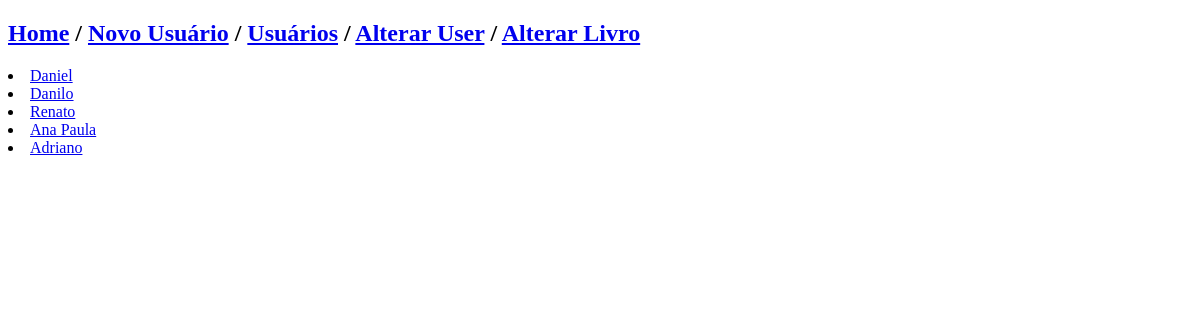
Before: /showusers with the older database file.
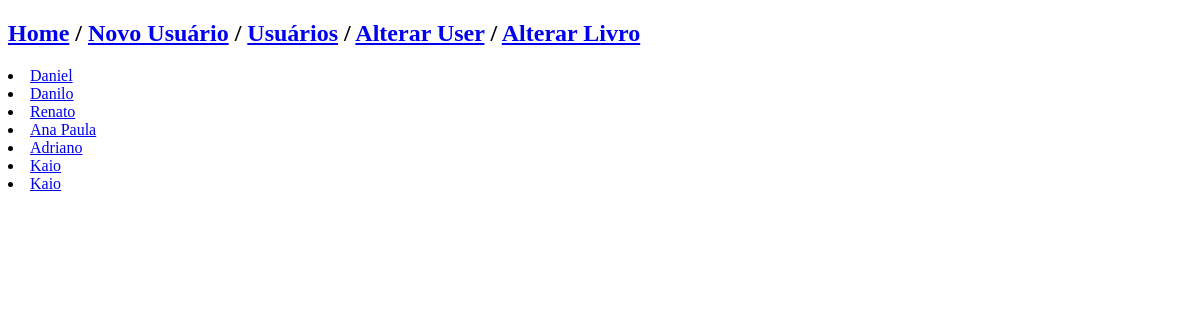
After: the same page with the newer database file.
### app/models/tables.py (models this page shows)
class User(db.Model):
    user_id = db.Column(db.Integer, primary_key=True)
    username = db.Column(db.String)
    readings = db.relationship('Book', secondary=readings, backref=db.backref('user', lazy='dynamic'))

### app/controllers/default.py (the view)
@app.route("/showusers")
def showreaders():
    users = User.query.all()
    return render_template('userResults.html', users=users)

### app/templates/userResults.html
{% extends 'base.html' %}
{% block content %}
    {% for user in users %}
    <li><a href="{{ url_for('showreads', user=user.username ) }}">{{ user.username }}</a></li>
    {% endfor %}
{% endblock %}

### app/templates/base.html (shortened to what this page needs)
<!DOCTYPE html>
<html>
    <head>
    </head>
    <body>
        <div>
            <h2><a href="/">Home</a> / <a href="/newuser">Novo Usuário</a> / <a href="/showusers">Usuários</a> / <a href="/alteruser">Alterar User</a> / <a href="/alterbook">Alterar Livro</a></h2>
        </div>
        {% block content %}
        {% endblock %}
    </body>
</html>

Changed rows visible on the page:
added User: username "Kaio"
added User: username "Kaio"
